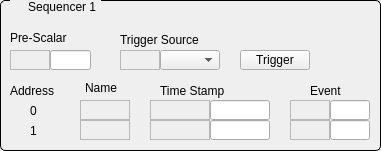
   <widget class="QGroupBox" name="GBSequencer1">
    <property name="geometry">
     <rect>
      <x>360</x>
      <y>130</y>
      <width>381</width>
      <height>151</height>
     </rect>
    </property>
    <property name="styleSheet">
     <string notr="true">QGroupBox {
     border: 1px solid black;
     border-radius: 5px;
     margin-top: 0.5em;
 }
 
 QGroupBox::title {
     subcontrol-origin: margin;
     left: 10px;
     padding: 0 3px 0 3px;
 }</string>
    </property>
    <property name="title">
     <string>    Sequencer 1</string>
    </property>
    <property name="alignment">
     <set>Qt::AlignCenter</set>
    </property>
    <property name="checkable">
     <bool>false</bool>
    </property>
    <widget class="QGroupBox" name="groupBox_22">
     <property name="geometry">
      <rect>
       <x>140</x>
       <y>100</y>
       <width>131</width>
       <height>21</height>
      </rect>
     </property>
     <property name="styleSheet">
      <string notr="true">QGroupBox {
     border: 0px solid black;
     border-radius: 5px;
     margin-top: 0.5em;
 }
 
 QGroupBox::title {
     subcontrol-origin: margin;
     left: 10px;
     padding: 0 3px 0 3px;
 }</string>
     </property>
     <property name="title">
      <string/>
     </property>
     <widget class="QELabel" name="lblTimeStamp0Seq1">
      <property name="geometry">
       <rect>
        <x>10</x>
        <y>0</y>
        <width>60</width>
        <height>20</height>
       </rect>
      </property>
      <property name="frameShape">
       <enum>QFrame::StyledPanel</enum>
      </property>
      <property name="variable" stdset="0">
       <string>GBL-TI-EVG0-SEQ1:getTimestamp0</string>
      </property>
      <property name="variableSubstitutions" stdset="0">
       <string>corrector=1,ch=X</string>
      </property>
     </widget>
     <widget class="QELineEdit" name="lineEditTimeStamp0Seq1">
      <property name="geometry">
       <rect>
        <x>70</x>
        <y>0</y>
        <width>60</width>
        <height>20</height>
       </rect>
      </property>
      <property name="variable" stdset="0">
       <string>GBL-TI-EVG0-SEQ1:setTimestamp0</string>
      </property>
      <property name="variableSubstitutions" stdset="0">
       <string>corrector=1,ch=X</string>
      </property>
      <property name="displayAlarmStateOption" stdset="0">
       <enum>QE::Never</enum>
      </property>
      <property name="addUnits">
       <bool>true</bool>
      </property>
     </widget>
    </widget>
    <widget class="QGroupBox" name="groupBox_23">
     <property name="geometry">
      <rect>
       <x>140</x>
       <y>120</y>
       <width>131</width>
       <height>21</height>
      </rect>
     </property>
     <property name="styleSheet">
      <string notr="true">QGroupBox {
     border: 0px solid black;
     border-radius: 5px;
     margin-top: 0.5em;
 }
 
 QGroupBox::title {
     subcontrol-origin: margin;
     left: 10px;
     padding: 0 3px 0 3px;
 }</string>
     </property>
     <property name="title">
      <string/>
     </property>
     <widget class="QELineEdit" name="lineEditTimeStamp1Seq1">
      <property name="geometry">
       <rect>
        <x>70</x>
        <y>0</y>
        <width>60</width>
        <height>20</height>
       </rect>
      </property>
      <property name="variable" stdset="0">
       <string>GBL-TI-EVG0-SEQ1:setTimestamp1</string>
      </property>
      <property name="variableSubstitutions" stdset="0">
       <string>corrector=1,ch=Y</string>
      </property>
      <property name="displayAlarmStateOption" stdset="0">
       <enum>QE::Never</enum>
      </property>
      <property name="addUnits">
       <bool>true</bool>
      </property>
     </widget>
     <widget class="QELabel" name="lblTimeStamp1Seq1">
      <property name="geometry">
       <rect>
        <x>10</x>
        <y>0</y>
        <width>60</width>
        <height>20</height>
       </rect>
      </property>
      <property name="frameShape">
       <enum>QFrame::StyledPanel</enum>
      </property>
      <property name="variable" stdset="0">
       <string>GBL-TI-EVG0-SEQ1:getTimestamp1</string>
      </property>
      <property name="variableSubstitutions" stdset="0">
       <string>corrector=2,ch=Y</string>
      </property>
     </widget>
    </widget>
    <widget class="QLabel" name="label_8">
     <property name="geometry">
      <rect>
       <x>85</x>
       <y>80</y>
       <width>41</width>
       <height>16</height>
      </rect>
     </property>
     <property name="text">
      <string>Name</string>
     </property>
    </widget>
    <widget class="QLabel" name="label_46">
     <property name="geometry">
      <rect>
       <x>160</x>
       <y>80</y>
       <width>81</width>
       <height>21</height>
      </rect>
     </property>
     <property name="text">
      <string>Time Stamp</string>
     </property>
    </widget>
    <widget class="QLabel" name="label_47">
     <property name="geometry">
      <rect>
       <x>10</x>
       <y>80</y>
       <width>51</width>
       <height>21</height>
      </rect>
     </property>
     <property name="text">
      <string>Address</string>
     </property>
    </widget>
    <widget class="QLabel" name="label_48">
     <property name="geometry">
      <rect>
       <x>120</x>
       <y>30</y>
       <width>101</width>
       <height>20</height>
      </rect>
     </property>
     <property name="text">
      <string>Trigger Source</string>
     </property>
    </widget>
    <widget class="QELabel" name="lblTriggerSrcSeq1">
     <property name="geometry">
      <rect>
       <x>120</x>
       <y>50</y>
       <width>40</width>
       <height>20</height>
      </rect>
     </property>
     <property name="frameShape">
      <enum>QFrame::StyledPanel</enum>
     </property>
     <property name="variable" stdset="0">
      <string>GBL-TI-EVG0-SEQ1:getTriggerSource</string>
     </property>
     <property name="variableSubstitutions" stdset="0">
      <string>corrector=1,ch=Y</string>
     </property>
    </widget>
    <widget class="QELabel" name="lblName0Seq1">
     <property name="geometry">
      <rect>
       <x>80</x>
       <y>100</y>
       <width>50</width>
       <height>20</height>
      </rect>
     </property>
     <property name="frameShape">
      <enum>QFrame::StyledPanel</enum>
     </property>
     <property name="variable" stdset="0">
      <string>GBL-TI-EVG0-SEQ1:getEvent0Name</string>
     </property>
     <property name="variableSubstitutions" stdset="0">
      <string>corrector=2,ch=X</string>
     </property>
    </widget>
    <widget class="QELabel" name="lblName1Seq1">
     <property name="geometry">
      <rect>
       <x>80</x>
       <y>120</y>
       <width>50</width>
       <height>20</height>
      </rect>
     </property>
     <property name="frameShape">
      <enum>QFrame::StyledPanel</enum>
     </property>
     <property name="variable" stdset="0">
      <string>GBL-TI-EVG0-SEQ1:getEvent1Name</string>
     </property>
     <property name="variableSubstitutions" stdset="0">
      <string>corrector=1,ch=X</string>
     </property>
    </widget>
    <widget class="QLabel" name="label_49">
     <property name="geometry">
      <rect>
       <x>10</x>
       <y>30</y>
       <width>71</width>
       <height>16</height>
      </rect>
     </property>
     <property name="text">
      <string>Pre-Scalar</string>
     </property>
    </widget>
    <widget class="QEComboBox" name="cbTriggerSrcSeq1">
     <property name="geometry">
      <rect>
       <x>160</x>
       <y>50</y>
       <width>60</width>
       <height>20</height>
      </rect>
     </property>
     <property name="variable" stdset="0">
      <string>GBL-TI-EVG0-SEQ1:setTriggerSource</string>
     </property>
    </widget>
    <widget class="QESimpleShape" name="Status_13">
     <property name="geometry">
      <rect>
       <x>10</x>
       <y>2</y>
       <width>16</width>
       <height>16</height>
      </rect>
     </property>
     <property name="shape">
      <enum>QSimpleShape::circle</enum>
     </property>
     <property name="colour0" stdset="0">
      <color>
       <red>20</red>
       <green>50</green>
       <blue>20</blue>
      </color>
     </property>
     <property name="colour1" stdset="0">
      <color>
       <red>5</red>
       <green>240</green>
       <blue>5</blue>
      </color>
     </property>
     <property name="variable" stdset="0">
      <string>GBL-TI-EVG0-SEQ1:isEnabled</string>
     </property>
     <property name="variableSubstitutions" stdset="0">
      <string>corrector=1,ch=X</string>
     </property>
     <property name="displayAlarmStateOption" stdset="0">
      <enum>QE::Never</enum>
     </property>
    </widget>
    <widget class="QGroupBox" name="groupBox_24">
     <property name="geometry">
      <rect>
       <x>0</x>
       <y>50</y>
       <width>91</width>
       <height>21</height>
      </rect>
     </property>
     <property name="styleSheet">
      <string notr="true">QGroupBox {
     border: 0px solid black;
     border-radius: 5px;
     margin-top: 0.5em;
 }
 
 QGroupBox::title {
     subcontrol-origin: margin;
     left: 10px;
     padding: 0 3px 0 3px;
 }</string>
     </property>
     <property name="title">
      <string/>
     </property>
     <widget class="QELabel" name="lblPreScalerSeq1">
      <property name="geometry">
       <rect>
        <x>10</x>
        <y>0</y>
        <width>40</width>
        <height>20</height>
       </rect>
      </property>
      <property name="frameShape">
       <enum>QFrame::StyledPanel</enum>
      </property>
      <property name="variable" stdset="0">
       <string>GBL-TI-EVG0-SEQ1:getPrescaler</string>
      </property>
      <property name="variableSubstitutions" stdset="0">
       <string>corrector=1,ch=X</string>
      </property>
     </widget>
     <widget class="QELineEdit" name="lineEditPreScalerSeq1">
      <property name="geometry">
       <rect>
        <x>50</x>
        <y>0</y>
        <width>41</width>
        <height>20</height>
       </rect>
      </property>
      <property name="variable" stdset="0">
       <string>GBL-TI-EVG0-SEQ1:setPrescaler</string>
      </property>
      <property name="variableSubstitutions" stdset="0">
       <string>corrector=1,ch=X</string>
      </property>
      <property name="displayAlarmStateOption" stdset="0">
       <enum>QE::Never</enum>
      </property>
      <property name="addUnits">
       <bool>true</bool>
      </property>
     </widget>
    </widget>
    <widget class="QEPushButton" name="btnTriggerSeq1">
     <property name="geometry">
      <rect>
       <x>240</x>
       <y>50</y>
       <width>70</width>
       <height>20</height>
      </rect>
     </property>
     <property name="text">
      <string>Trigger</string>
     </property>
     <property name="variable" stdset="0">
      <string>GBL-TI-EVG0-SEQ1:trigger</string>
     </property>
    </widget>
    <widget class="QLabel" name="label_50">
     <property name="geometry">
      <rect>
       <x>30</x>
       <y>100</y>
       <width>16</width>
       <height>21</height>
      </rect>
     </property>
     <property name="text">
      <string>0</string>
     </property>
    </widget>
    <widget class="QLabel" name="label_51">
     <property name="geometry">
      <rect>
       <x>30</x>
       <y>120</y>
       <width>16</width>
       <height>21</height>
      </rect>
     </property>
     <property name="text">
      <string>1</string>
     </property>
    </widget>
    <widget class="QLabel" name="label_52">
     <property name="geometry">
      <rect>
       <x>310</x>
       <y>80</y>
       <width>41</width>
       <height>21</height>
      </rect>
     </property>
     <property name="text">
      <string>Event</string>
     </property>
    </widget>
    <widget class="QELabel" name="lblEvent0Seq1">
     <property name="geometry">
      <rect>
       <x>290</x>
       <y>100</y>
       <width>40</width>
       <height>20</height>
      </rect>
     </property>
     <property name="frameShape">
      <enum>QFrame::StyledPanel</enum>
     </property>
     <property name="variable" stdset="0">
      <string>GBL-TI-EVG0-SEQ1:getEvent0</string>
     </property>
     <property name="variableSubstitutions" stdset="0">
      <string>corrector=2,ch=Y</string>
     </property>
    </widget>
    <widget class="QELineEdit" name="lineEditEvent0Seq1">
     <property name="geometry">
      <rect>
       <x>330</x>
       <y>100</y>
       <width>40</width>
       <height>20</height>
      </rect>
     </property>
     <property name="variable" stdset="0">
      <string>GBL-TI-EVG0-SEQ1:setEvent0</string>
     </property>
     <property name="variableSubstitutions" stdset="0">
      <string>corrector=1,ch=Y</string>
     </property>
     <property name="displayAlarmStateOption" stdset="0">
      <enum>QE::Never</enum>
     </property>
     <property name="addUnits">
      <bool>true</bool>
     </property>
    </widget>
    <widget class="QELabel" name="lblEvent1Seq1">
     <property name="geometry">
      <rect>
       <x>290</x>
       <y>120</y>
       <width>40</width>
       <height>20</height>
      </rect>
     </property>
     <property name="frameShape">
      <enum>QFrame::StyledPanel</enum>
     </property>
     <property name="variable" stdset="0">
      <string>GBL-TI-EVG0-SEQ1:getEvent1</string>
     </property>
     <property name="variableSubstitutions" stdset="0">
      <string>corrector=1,ch=X</string>
     </property>
    </widget>
    <widget class="QELineEdit" name="lineEditEvent1Seq1">
     <property name="geometry">
      <rect>
       <x>330</x>
       <y>120</y>
       <width>40</width>
       <height>20</height>
      </rect>
     </property>
     <property name="variable" stdset="0">
      <string>GBL-TI-EVG0-SEQ1:setEvent1</string>
     </property>
     <property name="variableSubstitutions" stdset="0">
      <string>corrector=1,ch=X</string>
     </property>
     <property name="displayAlarmStateOption" stdset="0">
      <enum>QE::Never</enum>
     </property>
     <property name="addUnits">
      <bool>true</bool>
     </property>
    </widget>
   </widget>
